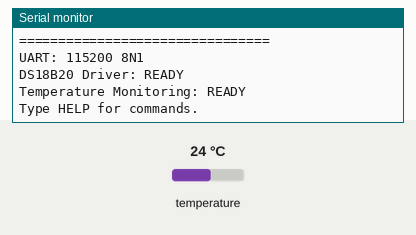
This sketch was run on a simulated ESP32. On the bench: the last lines printed to the serial monitor. Inputs (shaded band) come from the test bench; at power-on: temperature 24 °C.

Above: at 1.2 s.
1.3 s: temperature set to 29.2 °C
At 3.3 s:
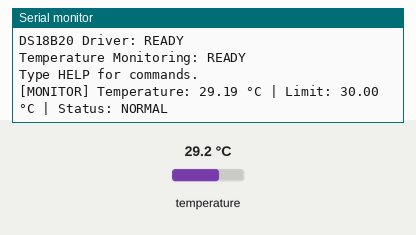
6.2 s: temperature set to 30.6 °C
At 7.5 s:
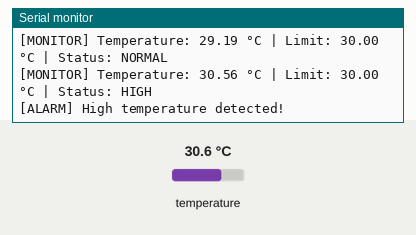

Measured:
- the behaviour switches between 29.9 and 30 °C on temperature (found by bisection; images 1 and 2)
- after the input at 1.3 s, the serial monitor: prints a new line after 1.5 s (image 1)
- after the input at 6.2 s, the serial monitor: prints a new line after 0.57 s (image 2)

The sketch:

sketch.ino
```cpp
#include <Arduino.h>

#include "ds18b20_driver.h"
#include "uart_interface.h"

#define DEFAULT_TEMP_LIMIT 30.0
#define MONITOR_INTERVAL 2000

float highTempLimit = DEFAULT_TEMP_LIMIT;

unsigned long lastMonitorTime = 0;

void monitorTemperature()
{
    float temperature = ds18b20_read_temperature();

    if (temperature == DS18B20_DISCONNECTED)
    {
        uart_send("[MONITOR] ERROR: DS18B20 disconnected!");
        return;
    }

    Serial.print("[MONITOR] Temperature: ");
    Serial.print(temperature, 2);
    Serial.print(" °C | Limit: ");
    Serial.print(highTempLimit, 2);
    Serial.print(" °C | Status: ");

    if (temperature >= highTempLimit)
    {
        Serial.println("HIGH");
        uart_send("[ALARM] High temperature detected!");
    }
    else
    {
        Serial.println("NORMAL");
    }
}

void readTemperature()
{
    float temperature = ds18b20_read_temperature();

    if (temperature == DS18B20_DISCONNECTED)
    {
        uart_send("ERROR: DS18B20 disconnected!");
        return;
    }

    Serial.print("Temperature: ");
    Serial.print(temperature, 2);
    Serial.println(" °C");
}

void printStatus()
{
    if (ds18b20_is_connected())
    {
        uart_send("Sensor: OK");
    }
    else
    {
        uart_send("Sensor: DISCONNECTED");
    }
}

void printLimit()
{
    Serial.print("Current temperature limit: ");
    Serial.print(highTempLimit, 2);
    Serial.println(" °C");
}

void setLimit(String command)
{
    String value = command.substring(9);

    float newLimit = value.toFloat();

    if (newLimit <= -55.0 || newLimit >= 125.0)
    {
        uart_send("ERROR: Invalid temperature limit.");
        uart_send("Allowed range: -55 to 125 °C");
        return;
    }

    highTempLimit = newLimit;

    Serial.print("Temperature limit set to: ");
    Serial.print(highTempLimit, 2);
    Serial.println(" °C");
}

void printHelp()
{
    uart_send("");
    uart_send("Available commands:");
    uart_send("TEMP       - Read temperature");
    uart_send("STATUS     - Check sensor status");
    uart_send("GETLIMIT   - Show temperature limit");
    uart_send("SETLIMIT X - Set temperature limit");
    uart_send("HELP       - Show commands");
    uart_send("");
}

void processCommand(String command)
{
    if (command == "TEMP")
    {
        readTemperature();
    }
    else if (command == "STATUS")
    {
        printStatus();
    }
    else if (command == "GETLIMIT")
    {
        printLimit();
    }
    else if (command.startsWith("SETLIMIT "))
    {
        setLimit(command);
    }
    else if (command == "HELP")
    {
        printHelp();
    }
    else
    {
        uart_send("ERROR: Unknown command");
        uart_send("Type HELP for available commands.");
    }
}

void setup()
{
    uart_init();

    ds18b20_init();

    uart_send("");
    uart_send("================================");
    uart_send(" SENSOR INTERFACE SYSTEM");
    uart_send("================================");
    uart_send("UART: 115200 8N1");
    uart_send("DS18B20 Driver: READY");
    uart_send("Temperature Monitoring: READY");
    uart_send("Type HELP for commands.");
    uart_send("");
}

void loop()
{
    // Automatic temperature monitoring
    if (millis() - lastMonitorTime >= MONITOR_INTERVAL)
    {
        lastMonitorTime = millis();

        monitorTemperature();
    }

    // UART command processing
    if (uart_command_available())
    {
        String command = uart_read_command();

        processCommand(command);
    }
}
```

uart_interface.cpp
```cpp
#include "uart_interface.h"

#define UART_BAUD_RATE 115200

void uart_init()
{
    Serial.begin(UART_BAUD_RATE);
}

bool uart_command_available()
{
    return Serial.available() > 0;
}

String uart_read_command()
{
    String command = Serial.readStringUntil('\n');

    command.trim();
    command.toUpperCase();

    return command;
}

void uart_send(const String &message)
{
    Serial.println(message);
}
```

uart_interface.h
```cpp
#ifndef UART_INTERFACE_H
#define UART_INTERFACE_H

#include <Arduino.h>

void uart_init();

bool uart_command_available();

String uart_read_command();

void uart_send(const String &message);

#endif
```

ds18b20_driver.cpp
```cpp
#include "ds18b20_driver.h"

#include <OneWire.h>
#include <DallasTemperature.h>

#define DS18B20_PIN 4

OneWire oneWire(DS18B20_PIN);
DallasTemperature sensors(&oneWire);

void ds18b20_init()
{
    sensors.begin();
}

float ds18b20_read_temperature()
{
    sensors.requestTemperatures();

    float temperature = sensors.getTempCByIndex(0);

    if (temperature == DEVICE_DISCONNECTED_C)
    {
        return DS18B20_DISCONNECTED;
    }

    return temperature;
}

bool ds18b20_is_connected()
{
    float temperature = ds18b20_read_temperature();

    return temperature != DS18B20_DISCONNECTED;
}
```

ds18b20_driver.h
```cpp
#ifndef DS18B20_DRIVER_H
#define DS18B20_DRIVER_H

#include <Arduino.h>

#define DS18B20_DISCONNECTED -127.0

void ds18b20_init();

float ds18b20_read_temperature();

bool ds18b20_is_connected();

#endif
```
